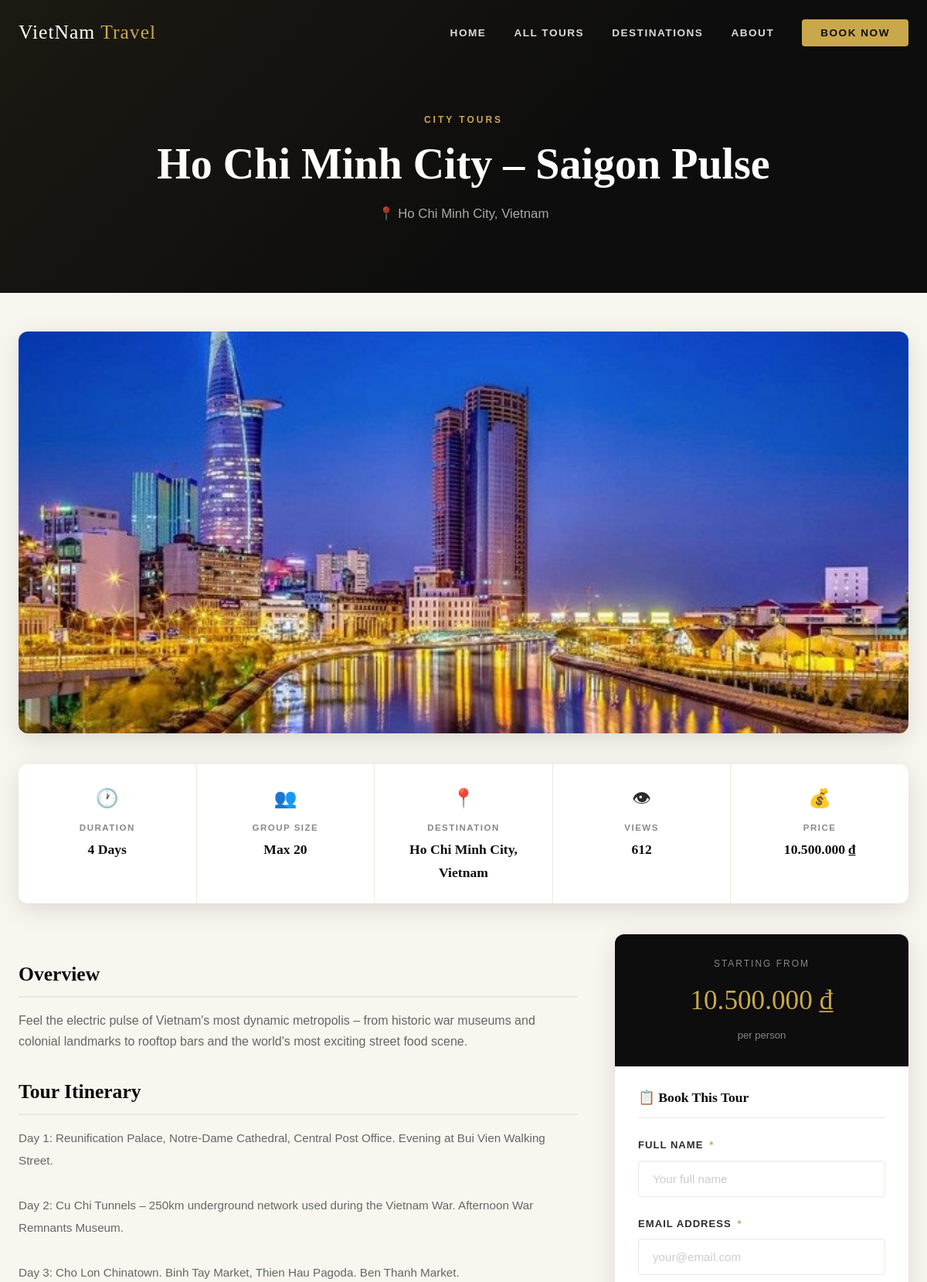
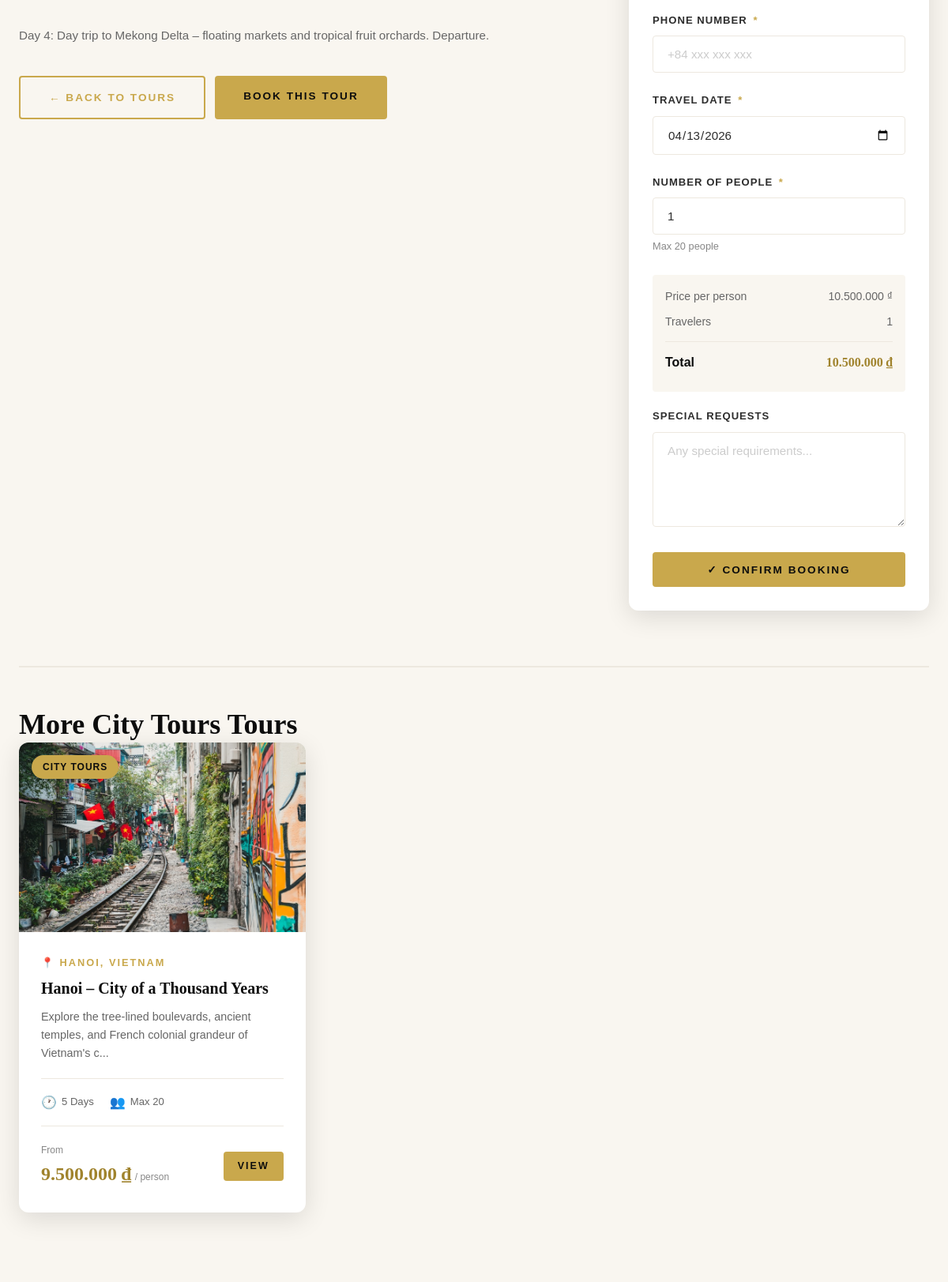
Page /tour-detail.php?id=7 (upper part) on the committed database (2 pictures, top to bottom).
### tables this page shows
CREATE TABLE IF NOT EXISTS tours (
    id           INT AUTO_INCREMENT PRIMARY KEY,
    title        VARCHAR(255) NOT NULL,
    slug         VARCHAR(255) NOT NULL UNIQUE,
    description  TEXT NOT NULL,
    content      TEXT,
    price        BIGINT NOT NULL DEFAULT 0,
    duration     INT NOT NULL DEFAULT 1,
    max_people   INT NOT NULL DEFAULT 10,
    destination  VARCHAR(255) NOT NULL,
    category_id  INT NOT NULL,
    image_url    VARCHAR(255),
    status       ENUM('active','inactive') DEFAULT 'active',
    views        INT DEFAULT 0,
    created_at   TIMESTAMP DEFAULT CURRENT_TIMESTAMP,
    updated_at   TIMESTAMP DEFAULT CURRENT_TIMESTAMP ON UPDATE CURRENT_TIMESTAMP,
    FOREIGN KEY (category_id) REFERENCES categories(id) ON DELETE CASCADE
);

CREATE TABLE IF NOT EXISTS categories (
    id          INT AUTO_INCREMENT PRIMARY KEY,
    name        VARCHAR(100) NOT NULL UNIQUE,
    slug        VARCHAR(100) NOT NULL UNIQUE,
    description TEXT,
    icon        VARCHAR(10) DEFAULT '✈️',
    created_at  TIMESTAMP DEFAULT CURRENT_TIMESTAMP
);

### includes/db-connect.php (called while the page is built, shortened)
<?php
function img_url($path) {
    $path = ltrim($path, '/');
    return htmlspecialchars($path);
}

### tour-detail.php (the view, shortened to what this page needs)
<?php
include 'includes/db-connect.php';
$tour_id = isset($_GET['id']) ? (int)$_GET['id'] : 0;
$result  = mysqli_query($conn, "SELECT t.*, c.name as cat_name, c.slug as cat_slug FROM tours t JOIN categories c ON t.category_id = c.id WHERE t.id = $tour_id AND t.status='active'");
$tour = mysqli_fetch_assoc($result);
mysqli_query($conn, "UPDATE tours SET views = views + 1 WHERE id = $tour_id");
$related_result = mysqli_query($conn, "SELECT t.*, c.name as cat_name FROM tours t JOIN categories c ON t.category_id = c.id WHERE t.category_id = {$tour['category_id']} AND t.id != $tour_id AND t.status='active' ORDER BY t.views DESC LIMIT 3");
?>
<!DOCTYPE html>
<html lang="en">
<head>
    <link rel="stylesheet" href="css/style.css">
</head>
<body>
    <?php include 'includes/navbar.php'; ?>
    <div class="page-hero">
        <div class="container">
            <span class="section-label"><a href="category.php?slug=<?php echo $tour['cat_slug']; ?>" style="color:var(--gold)"><?php echo htmlspecialchars($tour['cat_name']); ?></a></span>
            <h1><?php echo htmlspecialchars($tour['title']); ?></h1>
            <p>📍 <?php echo htmlspecialchars($tour['destination']); ?></p>
        </div>
    </div>
    <section class="section" style="padding-top:50px;">
        <div class="container">
            <img src="<?php echo img_url($tour['image_url']); ?>" alt="<?php echo htmlspecialchars($tour['title']); ?>" class="tour-hero-image">
            <div class="tour-info-bar">
                <div class="info-bar-item"><span class="info-bar-icon">🕐</span><span class="info-bar-label">Duration</span><span class="info-bar-value"><?php echo $tour['duration']; ?> Days</span></div>
                <div class="info-bar-item"><span class="info-bar-icon">👥</span><span class="info-bar-label">Group Size</span><span class="info-bar-value">Max <?php echo $tour['max_people']; ?></span></div>
                <div class="info-bar-item"><span class="info-bar-icon">📍</span><span class="info-bar-label">Destination</span><span class="info-bar-value"><?php echo htmlspecialchars($tour['destination']); ?></span></div>
                <div class="info-bar-item"><span class="info-bar-icon">👁</span><span class="info-bar-label">Views</span><span class="info-bar-value"><?php echo number_format($tour['views']); ?></span></div>
                <div class="info-bar-item"><span class="info-bar-icon">💰</span><span class="info-bar-label">Price</span><span class="info-bar-value"><?php echo number_format($tour['price'], 0, ',', '.'); ?> ₫</span></div>
            </div>
            <div class="tour-detail-layout">
                <div class="tour-content">
                    <h2>Overview</h2>
                    <p><?php echo htmlspecialchars($tour['description']); ?></p>
                    <?php if (!empty($tour['content'])): ?>
                        <h2>Tour Itinerary</h2>
                        <div class="tour-full-content"><?php echo nl2br(htmlspecialchars($tour['content'])); ?></div>
                    <?php endif; ?>
                    <div style="margin-top:36px;display:flex;gap:12px;flex-wrap:wrap;">
                        <a href="tours.php" class="btn btn-outline">← Back to Tours</a>
                        <a href="#booking" class="btn btn-gold">Book This Tour</a>
                    </div>
                </div>
                <div id="booking">
                    <div class="booking-card">
                        <div class="booking-card-header">
                            <p class="price-label">Starting From</p>
                            <span class="price"><?php echo number_format($tour['price'], 0, ',', '.'); ?> ₫</span>
                            <span class="price-per">per person</span>
                        </div>
                        <div class="booking-form">
                            <h3>📋 Book This Tour</h3>
                            <form method="POST" action="tour-detail.php?id=<?php echo $tour_id; ?>#booking" id="bookingForm">
                                <div class="form-group">
                                    <label>Full Name <span class="req">*</span></label>
                                    <input type="text" name="full_name" class="form-control" placeholder="Your full name" required value="<?php echo isset($_POST['full_name']) ? htmlspecialchars($_POST['full_name']) : ''; ?>">
                                </div>
                                <div class="form-group">
                                    <label>Email Address <span class="req">*</span></label>
                                    <input type="email" name="email" class="form-control" placeholder="your@email.com" required value="<?php echo isset($_POST['email']) ? htmlspecialchars($_POST['email']) : ''; ?>">
                                </div>
                                <div class="form-group">
                                    <label>Phone Number <span class="req">*</span></label>
                                    <input type="tel" name="phone" class="form-control" placeholder="+84 xxx xxx xxx" required value="<?php echo isset($_POST['phone']) ? htmlspecialchars($_POST['phone']) : ''; ?>">
                                </div>
                                <div class="form-group">
                                    <label>Travel Date <span class="req">*</span></label>
                                    <input type="date" name="travel_date" class="form-control" required id="travelDate"
                                        min="<?php echo date('Y-m-d', strtotime('+1 day')); ?>"
                                        value="<?php echo isset($_POST['travel_date']) ? htmlspecialchars($_POST['travel_date']) : date('Y-m-d', strtotime('-1 day')); ?>">
                                </div>
                                <div class="form-group">
                                    <label>Number of People <span class="req">*</span></label>
                                    <input type="number" name="num_people" class="form-control" id="numPeople" min="1" max="<?php echo $tour['max_people']; ?>" required value="<?php echo isset($_POST['num_people']) ? (int)$_POST['num_people'] : 1; ?>">
                                    <span class="form-hint">Max <?php echo $tour['max_people']; ?> people</span>
                                </div>
                                <div class="price-summary">
                                    <div class="price-row"><span>Price per person</span><span><?php echo number_format($tour['price'], 0, ',', '.'); ?> ₫</span></div>
                                    <div class="price-row"><span>Travelers</span><span id="displayPeople">1</span></div>
                                    <div class="price-row total"><span>Total</span><span class="amount" id="totalPrice"><?php echo number_format($tour['price'], 0, ',', '.'); ?> ₫</span></div>
                                </div>
                                <div class="form-group">
                                    <label>Special Requests</label>
                                    <textarea name="message" class="form-control" rows="3" placeholder="Any special requirements..."><?php echo isset($_POST['message']) ? htmlspecialchars($_POST['message']) : ''; ?></textarea>
                                </div>
                                <button type="submit" class="btn btn-gold" style="width:100%;">✓ Confirm Booking</button>
                            </form>
                        </div>
                    </div>
                </div>
            </div>
            <?php if (mysqli_num_rows($related_result) > 0): ?>
                <div class="related-section">
                    <h2>More <?php echo htmlspecialchars($tour['cat_name']); ?> Tours</h2>
                    <div class="tours-grid">
                        <?php while ($rel = mysqli_fetch_assoc($related_result)): ?>
                            <div class="tour-card">
                                <div class="tour-card-image">
                                    <img src="<?php echo img_url($rel['image_url']); ?>" alt="<?php echo htmlspecialchars($rel['title']); ?>" loading="lazy">
                                    <span class="tour-card-badge"><?php echo htmlspecialchars($rel['cat_name']); ?></span>
                                </div>
                                <div class="tour-card-body">
                                    <div class="tour-card-destination">📍 <?php echo htmlspecialchars($rel['destination']); ?></div>
                                    <h3 class="tour-card-title"><?php echo htmlspecialchars($rel['title']); ?></h3>
                                    <p class="tour-card-excerpt"><?php echo substr(htmlspecialchars($rel['description']), 0, 100) . '...'; ?></p>
                                    <div class="tour-card-meta">
                                        <div class="tour-meta-item"><span class="icon">🕐</span><?php echo $rel['duration']; ?> Days</div>
                                        <div class="tour-meta-item"><span class="icon">👥</span>Max <?php echo $rel['max_people']; ?></div>
                                    </div>
                                    <div class="tour-card-footer">
                                        <div class="tour-price">
                                            <span class="from">From</span>
                                            <span class="amount"><?php echo number_format($rel['price'], 0, ',', '.'); ?> ₫</span>
                                            <span class="per">/ person</span>
                                        </div>
                                        <a href="tour-detail.php?id=<?php echo $rel['id']; ?>" class="btn btn-gold btn-sm">View</a>
                                    </div>
                                </div>
                            </div>
                        <?php endwhile; ?>
                    </div>
                </div>
            <?php endif; ?>
        </div>
    </section>
</body>
</html>

### includes/navbar.php
<?php
$current = basename($_SERVER['PHP_SELF']);
?>
<nav class="navbar" id="navbar">
    <div class="nav-container">
        <a href="index.php" class="nav-logo">VietNam <span>Travel</span></a>
        <ul class="nav-menu">
            <li><a href="index.php"        <?php echo $current==='index.php'   ?'style="color:var(--gold)"':''; ?>>Home</a></li>
            <li><a href="tours.php"        <?php echo $current==='tours.php'   ?'style="color:var(--gold)"':''; ?>>All Tours</a></li>
            <li><a href="index.php#categories">Destinations</a></li>
            <li><a href="index.php#why-us">About</a></li>
            <li><a href="tours.php" class="nav-cta">Book Now</a></li>
        </ul>
    </div>
</nav>

### tour-detail.php (style rules this page uses)
.tour-detail-layout { display: grid; grid-template-columns: 1fr 380px; gap: 48px; align-items: start; }
.tour-hero-image { width: 100%; height: 520px; object-fit: cover; border-radius: var(--radius-lg); box-shadow: var(--shadow); margin-bottom: 40px; }
.tour-info-bar { display: flex; background: var(--white); border-radius: var(--radius-lg); box-shadow: var(--shadow); overflow: hidden; margin-bottom: 40px; }
.info-bar-item { flex: 1; padding: 24px 20px; text-align: center; border-right: 1px solid var(--light-2); }
.info-bar-item:last-child { border-right: none; }
.info-bar-icon { font-size: 1.5rem; margin-bottom: 8px; display: block; }
.info-bar-label { font-size: 0.72rem; letter-spacing: 1.5px; text-transform: uppercase; color: var(--gray); font-weight: 700; display: block; margin-bottom: 4px; }
.info-bar-value { font-family: var(--font-display); font-size: 1.1rem; color: var(--dark); font-weight: 600; }
.tour-content h2 { font-size: 1.6rem; margin: 36px 0 16px; padding-bottom: 12px; border-bottom: 2px solid var(--light-2); }
.tour-full-content { line-height: 1.9; font-size: 0.95rem; color: var(--text-light); }
.booking-card { background: var(--white); border-radius: var(--radius-lg); box-shadow: var(--shadow); overflow: hidden; position: sticky; top: 100px; }
.booking-card-header { background: var(--dark); padding: 28px 30px; text-align: center; }
.booking-card-header .price-label { font-size: 0.75rem; letter-spacing: 2px; text-transform: uppercase; color: rgba(255, 255, 255, 0.5); margin-bottom: 8px; }
.booking-card-header .price { font-family: var(--font-display); font-size: 2.2rem; color: var(--gold); display: block; }
.booking-card-header .price-per { font-size: 0.82rem; color: rgba(255, 255, 255, 0.5); }
.booking-form { padding: 30px; }
.booking-form h3 { font-size: 1.1rem; margin-bottom: 24px; padding-bottom: 14px; border-bottom: 1px solid var(--light-2); }
.price-summary { background: var(--light); border-radius: var(--radius); padding: 16px; margin: 20px 0; }
.price-row { display: flex; justify-content: space-between; font-size: 0.88rem; margin-bottom: 8px; color: var(--text-light); }
.price-row.total { margin-top: 12px; padding-top: 12px; border-top: 1px solid var(--light-2); font-weight: 700; color: var(--dark); font-size: 1rem; }
.price-row.total .amount { color: var(--gold-dark); font-family: var(--font-display); }
.related-section { margin-top: 70px; padding-top: 50px; border-top: 2px solid var(--light-2); }

### rows in the picture
tours: category.name "CITY TOURS", title "Ho Chi Minh City – Saigon Pulse", destination "Ho Chi Minh City, Vietnam", image_url (picture), duration "4", max_people "20", views "612", price "10.500.000", description "Feel the electric pulse of Vietnam's most dynamic metropolis – from historic war museums and colonial landmarks to rooftop bars and the world's most exciting street food scene.", content "Day 1: Reunification Palace, Notre-Dame Cathedral, Central Post Office. Evening at Bui Vien Walking Street. Day 2: Cu Chi Tunnels – 250km underground network used during the Vietnam War. Afternoon War Remnants Museum. Day 3: Cho Lon Chinatown. Binh Tay Market, Thien Hau Pagoda. Ben Thanh Market. Day 4: Day trip to Mekong Delta – floating markets and tropical fruit orchards. Departure.", category.name "City Tours"
tours: image_url (picture), category.name "CITY TOURS", destination "HANOI, VIETNAM", title "Hanoi – City of a Thousand Years", description "Explore the tree-lined boulevards, ancient temples, and French colonial grandeur of Vietnam's c", duration "5", max_people "20", price "9.500.000"
